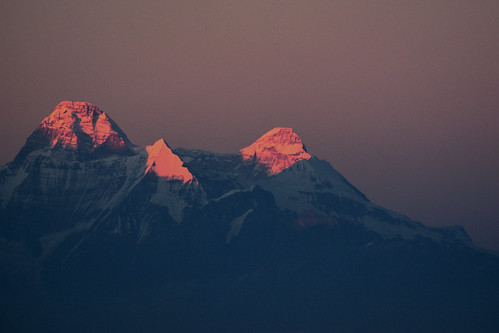
#> input picture data/ImageSearch/mountain-peaks/mountain-peaks_000006.png, 499 x 333 px
$ python -i search_engine.py   (imports and definitions only)
#> lines starting #> are read from the running program, lines starting #| are printed output that depends on the picture
import pandas as pd
import numpy as np
from pathlib import Path
from PIL import Image
from typing import List, Tuple, Dict
import time


class ImageSearchEngine:
    """Moteur de recherche d'images basé sur la similarité visuelle"""

    # [134 lines left out: functions __init__, load_dataset, build_index, cosine_similarity, search_similar_images, evaluate_search_quality and 1 more, not called in this run]


class FeatureExtractor:
    """Extracteur de features pour images compressées"""

    def extract_histogram_features(self, image: Image.Image, bins: int = 64) -> np.ndarray:
        """Extrait histogramme de luminance"""
        if image.mode != 'L':
            image = image.convert('L')

        hist, _ = np.histogram(np.array(image).flatten(), bins=bins, range=(0, 255))
        hist = hist.astype(np.float32)
        return hist / (np.sum(hist) + 1e-8)  # Normalisation

    def extract_statistical_features(self, image: Image.Image) -> np.ndarray:
        """Extrait features statistiques"""
        if image.mode != 'L':
            image = image.convert('L')
        array = np.array(image, dtype=np.float32)

        features = [
            np.mean(array),
            np.std(array),
            np.min(array),
            np.max(array),
            np.median(array),
            np.percentile(array, 25),
            np.percentile(array, 75),
        ]

        return np.array(features, dtype=np.float32)

    def extract_features(self, image: Image.Image) -> np.ndarray:
        """Extrait features combinées (histogramme + stats)"""
        hist = self.extract_histogram_features(image, bins=32)
        stats = self.extract_statistical_features(image)
        return np.concatenate([hist, stats])


class CompressedImageSearchEngine:
    """Moteur de recherche pour images compressées"""

    # [50 lines left out: functions __init__, cosine_similarity, search_similar_images, evaluate_quality, not called in this run]

>>> from PIL import Image
>>> picture = Image.open('../data/ImageSearch/mountain-peaks/mountain-peaks_000006.png')
#> picture is the input picture: PIL image 499x333 RGB; mean R, G, B 67.2, 64.9, 77.6
>>> result = FeatureExtractor().extract_features(picture)
#> in extract_histogram_features, `image = image.convert('L')`:
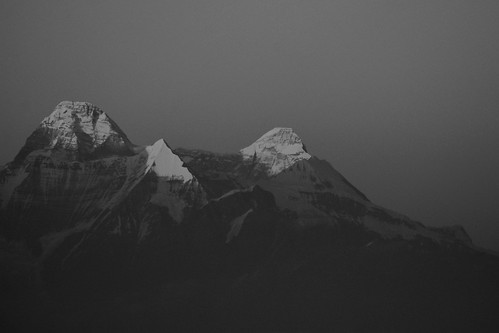
#> image: PIL image 499x333 L; min 20, max 149, mean 67.1
#> in extract_histogram_features, `hist, _ = np.histogram(np.array(image).flatten(), bins=bins, range=(0,..`: hist = 32 values, max 44459 at index 4, min 0 at index 0, mean 5192.7
#> in extract_features, `hist = self.extract_histogram_features(image, bins=32)`: hist = 32 values, max 0.268 at index 4, min 0 at index 0, mean 0.0312
#> in extract_statistical_features, `features = [ np.mean(array), np.std(array), np.min(array), np.max(arra..`: features = [67.09, 29.69, 20, 149, 65, 37, 96]
#> result = 39 values, max 149 at index 35, min 0 at index 0, mean 11.92

$ run again, on data/ImageSearch/mountain-peaks/mountain-peaks_000012.png
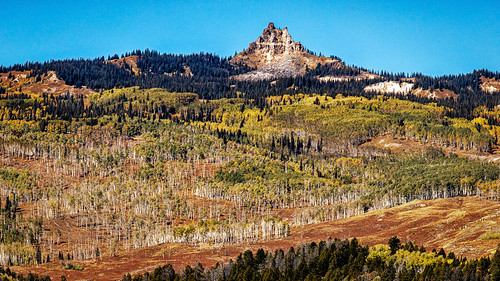
#> input picture data/ImageSearch/mountain-peaks/mountain-peaks_000012.png, 500 x 281 px
#> picture is the input picture: PIL image 500x281 RGB; mean R, G, B 112.3, 118.2, 102.9
#> in extract_histogram_features, `image = image.convert('L')`:
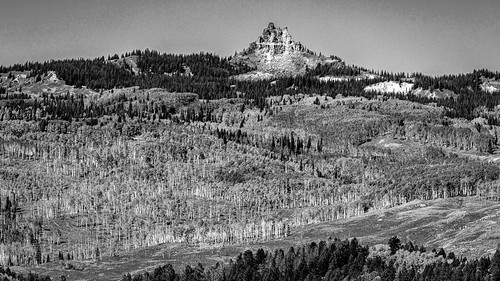
#> image: PIL image 500x281 L; min 0, max 255, mean 114.7
#> in extract_histogram_features, `hist, _ = np.histogram(np.array(image).flatten(), bins=bins, range=(0,..`: hist = 32 values, max 10993 at index 18, min 135 at index 30, mean 4390.6
#> in extract_features, `hist = self.extract_histogram_features(image, bins=32)`: hist = 32 values, max 0.0782 at index 18, min 0.000961 at index 30, mean 0.0312
#> features = [114.7, 49.92, 0, 255, 124, 81, 152]
#> result = 39 values, max 255 at index 35, min 0 at index 34, mean 19.94

$ run again, on data/ImageSearch/mountain-peaks/mountain-peaks_000024.png
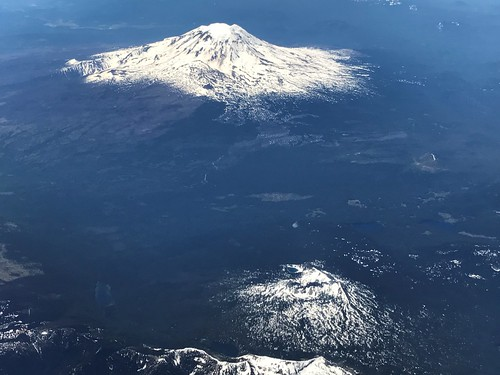
#> input picture data/ImageSearch/mountain-peaks/mountain-peaks_000024.png, 500 x 375 px
#> picture is the input picture: PIL image 500x375 RGB; mean R, G, B 66.8, 92.6, 125
#> in extract_histogram_features, `image = image.convert('L')`:
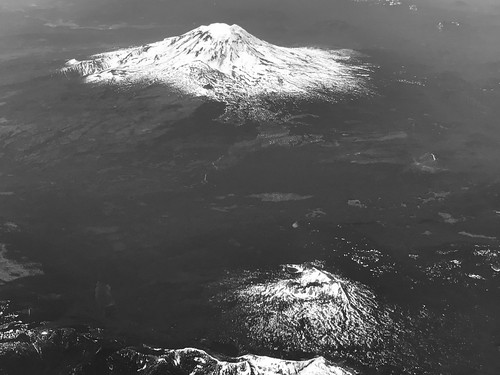
#> image: PIL image 500x375 L; min 4, max 255, mean 88.5
#> in extract_histogram_features, `hist, _ = np.histogram(np.array(image).flatten(), bins=bins, range=(0,..`: hist = 32 values, max 29661 at index 8, min 9 at index 0, mean 5859.4
#> in extract_features, `hist = self.extract_histogram_features(image, bins=32)`: hist = 32 values, max 0.158 at index 8, min 4.8e-05 at index 0, mean 0.0312
#> features = [88.54, 48.82, 4, 255, 73, 57, 104]
#> result = 39 values, max 255 at index 35, min 4.8e-05 at index 0, mean 16.19
